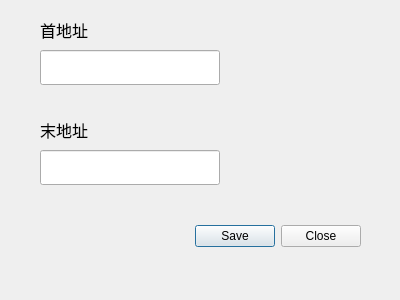
<?xml version="1.0" encoding="UTF-8"?>
<ui version="4.0">
 <class>InitDialog</class>
 <widget class="QDialog" name="InitDialog">
  <property name="geometry">
   <rect>
    <x>0</x>
    <y>0</y>
    <width>400</width>
    <height>300</height>
   </rect>
  </property>
  <property name="windowTitle">
   <string>预分配</string>
  </property>
  <widget class="QDialogButtonBox" name="buttonBox">
   <property name="geometry">
    <rect>
     <x>20</x>
     <y>220</y>
     <width>341</width>
     <height>32</height>
    </rect>
   </property>
   <property name="orientation">
    <enum>Qt::Horizontal</enum>
   </property>
   <property name="standardButtons">
    <set>QDialogButtonBox::Close|QDialogButtonBox::Save</set>
   </property>
  </widget>
  <widget class="QLabel" name="startLabel">
   <property name="geometry">
    <rect>
     <x>40</x>
     <y>20</y>
     <width>72</width>
     <height>20</height>
    </rect>
   </property>
   <property name="font">
    <font>
     <family>Arial</family>
     <pointsize>12</pointsize>
    </font>
   </property>
   <property name="text">
    <string>首地址</string>
   </property>
  </widget>
  <widget class="QLabel" name="endLabel">
   <property name="geometry">
    <rect>
     <x>40</x>
     <y>120</y>
     <width>72</width>
     <height>20</height>
    </rect>
   </property>
   <property name="font">
    <font>
     <family>Arial</family>
     <pointsize>12</pointsize>
    </font>
   </property>
   <property name="text">
    <string>末地址</string>
   </property>
  </widget>
  <widget class="QLineEdit" name="startEdit">
   <property name="geometry">
    <rect>
     <x>40</x>
     <y>50</y>
     <width>180</width>
     <height>35</height>
    </rect>
   </property>
  </widget>
  <widget class="QLineEdit" name="endEdit">
   <property name="geometry">
    <rect>
     <x>40</x>
     <y>150</y>
     <width>180</width>
     <height>35</height>
    </rect>
   </property>
  </widget>
 </widget>
 <resources/>
 <connections>
  <connection>
   <sender>buttonBox</sender>
   <signal>accepted()</signal>
   <receiver>InitDialog</receiver>
   <slot>accept()</slot>
   <hints>
    <hint type="sourcelabel">
     <x>248</x>
     <y>254</y>
    </hint>
    <hint type="destinationlabel">
     <x>157</x>
     <y>274</y>
    </hint>
   </hints>
  </connection>
  <connection>
   <sender>buttonBox</sender>
   <signal>rejected()</signal>
   <receiver>InitDialog</receiver>
   <slot>reject()</slot>
   <hints>
    <hint type="sourcelabel">
     <x>316</x>
     <y>260</y>
    </hint>
    <hint type="destinationlabel">
     <x>286</x>
     <y>274</y>
    </hint>
   </hints>
  </connection>
 </connections>
</ui>
